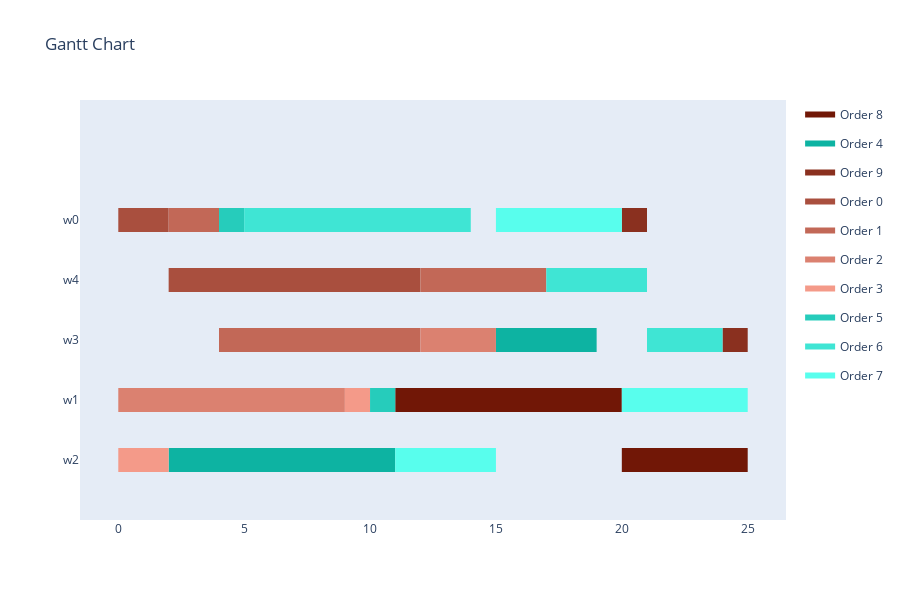
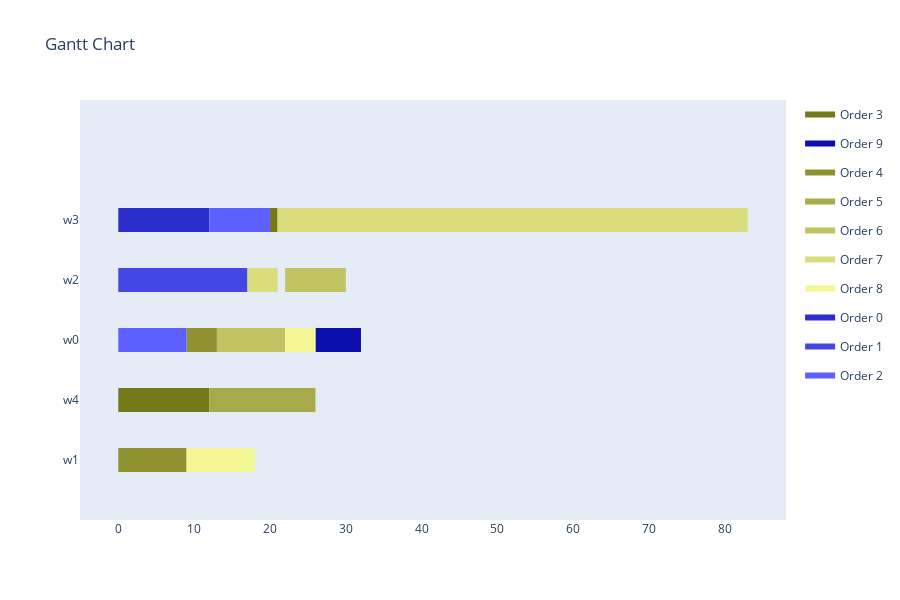
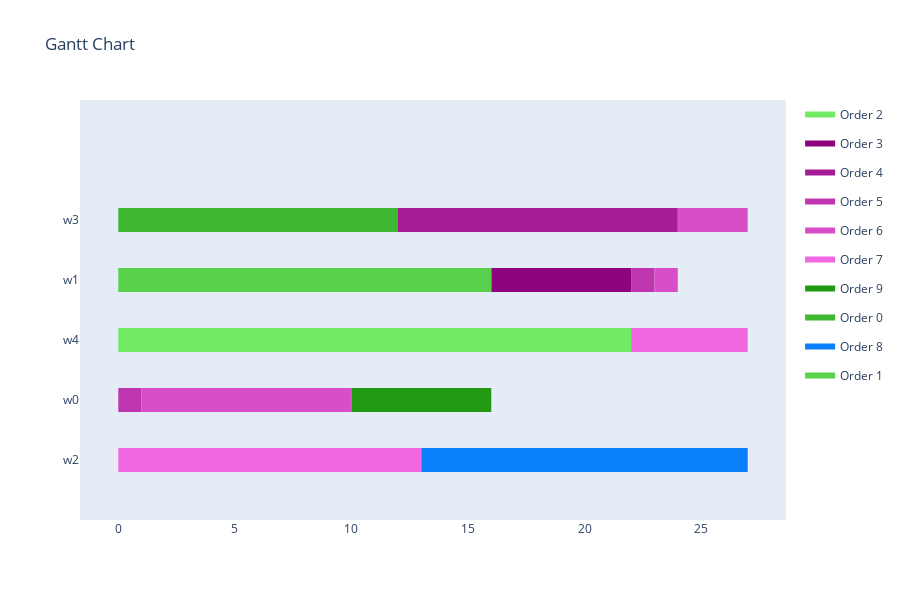

The cell these charts' notebook holds for them, in order:
### Code cell
all_results = mas.get_all_results()

for result in all_results:
    print('####################################################################################################')
    print(f'Created with {result[0].created_by.name} for objective: {result[0].created_by.objective}')
    visualize_schedule_demo(result[0], env, orders)
    print(f'Fitness Values:\nMakespan: {result[1][0]}\nTardiness: {result[1][1]}\nDeviation: {result[1][2]}\nIdle Time: {result[1][3]}\nProfit: {result[1][4]}')

for i in range(len(all_results)):
    print(f'{mas.get_dominance(all_results, i)}')

### Figure 1 — Plotly figure (JSON) as saved in the notebook; plotly's stock layout.template omitted (floating-point values rounded to 4 significant figures)
{"data": [{"fill": "toself", "fillcolor": "rgb(113, 23, 6)", "hoverinfo": "name", "legendgroup": "rgb(113, 23, 6)", "mode": "none", "name": "Order 8", "type": "scatter", "x": [11, 16, 16, 11, 11, 16, 20, 20, 16, 16, 20, 25, 25, 20], "y": [0.8, 0.8, 1.2, 1.2, null, 0.8, 0.8, 1.2, 1.2, null, -0.2, -0.2, 0.2, 0.2]}, {"fill": "toself", "fillcolor": "rgb(13, 179, 162)", "hoverinfo": "name", "legendgroup": "rgb(13, 179, 162)", "mode": "none", "name": "Order 4", "type": "scatter", "x": [15, 19, 19, 15, 15, 2, 6, 6, 2, 2, 6, 11, 11, 6], "y": [1.8, 1.8, 2.2, 2.2, null, -0.2, -0.2, 0.2, 0.2, null, -0.2, -0.2, 0.2, 0.2]}, {"fill": "toself", "fillcolor": "rgb(138, 48, 31)", "hoverinfo": "name", "legendgroup": "rgb(138, 48, 31)", "mode": "none", "name": "Order 9", "type": "scatter", "x": [20, 21, 21, 20, 20, 24, 25, 25, 24], "y": [3.8, 3.8, 4.2, 4.2, null, 1.8, 1.8, 2.2, 2.2]}, {"fill": "toself", "fillcolor": "rgb(169, 79, 62)", "hoverinfo": "name", "legendgroup": "rgb(169, 79, 62)", "mode": "none", "name": "Order 0", "type": "scatter", "x": [0, 2, 2, 0, 0, 2, 7, 7, 2, 2, 7, 12, 12, 7], "y": [3.8, 3.8, 4.2, 4.2, null, 2.8, 2.8, 3.2, 3.2, null, 2.8, 2.8, 3.2, 3.2]}, {"fill": "toself", "fillcolor": "rgb(194, 104, 87)", "hoverinfo": "name", "legendgroup": "rgb(194, 104, 87)", "mode": "none", "name": "Order 1", "type": "scatter", "x": [2, 4, 4, 2, 2, 12, 17, 17, 12, 12, 4, 12, 12, 4], "y": [3.8, 3.8, 4.2, 4.2, null, 2.8, 2.8, 3.2, 3.2, null, 1.8, 1.8, 2.2, 2.2]}, {"fill": "toself", "fillcolor": "rgb(219, 129, 112)", "hoverinfo": "name", "legendgroup": "rgb(219, 129, 112)", "mode": "none", "name": "Order 2", "type": "scatter", "x": [12, 14, 14, 12, 12, 14, 15, 15, 14, 14, 0, 8, 8, 0, 0, 8, 9, 9, 8], "y": [1.8, 1.8, 2.2, 2.2, null, 1.8, 1.8, 2.2, 2.2, null, 0.8, 0.8, 1.2, 1.2, null, 0.8, 0.8, 1.2, 1.2]}, {"fill": "toself", "fillcolor": "rgb(244, 154, 137)", "hoverinfo": "name", "legendgroup": "rgb(244, 154, 137)", "mode": "none", "name": "Order 3", "type": "scatter", "x": [9, 10, 10, 9, 9, 0, 2, 2, 0], "y": [0.8, 0.8, 1.2, 1.2, null, -0.2, -0.2, 0.2, 0.2]}, {"fill": "toself", "fillcolor": "rgb(38, 204, 187)", "hoverinfo": "name", "legendgroup": "rgb(38, 204, 187)", "mode": "none", "name": "Order 5", "type": "scatter", "x": [4, 5, 5, 4, 4, 10, 11, 11, 10], "y": [3.8, 3.8, 4.2, 4.2, null, 0.8, 0.8, 1.2, 1.2]}, {"fill": "toself", "fillcolor": "rgb(63, 229, 212)", "hoverinfo": "name", "legendgroup": "rgb(63, 229, 212)", "mode": "none", "name": "Order 6", "type": "scatter", "x": [5, 14, 14, 5, 5, 17, 21, 21, 17, 17, 21, 23, 23, 21, 21, 23, 24, 24, 23], "y": [3.8, 3.8, 4.2, 4.2, null, 2.8, 2.8, 3.2, 3.2, null, 1.8, 1.8, 2.2, 2.2, null, 1.8, 1.8, 2.2, 2.2]}, {"fill": "toself", "fillcolor": "rgb(88, 254, 237)", "hoverinfo": "name", "legendgroup": "rgb(88, 254, 237)", "mode": "none", "name": "Order 7", "type": "scatter", "x": [15, 20, 20, 15, 15, 20, 25, 25, 20, 20, 11, 15, 15, 11], "y": [3.8, 3.8, 4.2, 4.2, null, 0.8, 0.8, 1.2, 1.2, null, -0.2, -0.2, 0.2, 0.2]}, {"legendgroup": "rgb(113, 23, 6)", "marker": {"color": "rgb(113, 23, 6)", "opacity": 0, "size": 1}, "mode": "markers", "name": "", "showlegend": false, "text": [null, null, null, null, null, null], "type": "scatter", "x": [11, 16, 16, 20, 20, 25], "y": [1, 1, 1, 1, 0, 0]}, {"legendgroup": "rgb(13, 179, 162)", "marker": {"color": "rgb(13, 179, 162)", "opacity": 0, "size": 1}, "mode": "markers", "name": "", "showlegend": false, "text": [null, null, null, null, null, null], "type": "scatter", "x": [15, 19, 2, 6, 6, 11], "y": [2, 2, 0, 0, 0, 0]}, {"legendgroup": "rgb(138, 48, 31)", "marker": {"color": "rgb(138, 48, 31)", "opacity": 0, "size": 1}, "mode": "markers", "name": "", "showlegend": false, "text": [null, null, null, null], "type": "scatter", "x": [20, 21, 24, 25], "y": [4, 4, 2, 2]}, {"legendgroup": "rgb(169, 79, 62)", "marker": {"color": "rgb(169, 79, 62)", "opacity": 0, "size": 1}, "mode": "markers", "name": "", "showlegend": false, "text": [null, null, null, null, null, null], "type": "scatter", "x": [0, 2, 2, 7, 7, 12], "y": [4, 4, 3, 3, 3, 3]}, {"legendgroup": "rgb(194, 104, 87)", "marker": {"color": "rgb(194, 104, 87)", "opacity": 0, "size": 1}, "mode": "markers", "name": "", "showlegend": false, "text": [null, null, null, null, null, null], "type": "scatter", "x": [2, 4, 12, 17, 4, 12], "y": [4, 4, 3, 3, 2, 2]}, {"legendgroup": "rgb(219, 129, 112)", "marker": {"color": "rgb(219, 129, 112)", "opacity": 0, "size": 1}, "mode": "markers", "name": "", "showlegend": false, "text": [null, null, null, null, null, null, null, null], "type": "scatter", "x": [12, 14, 14, 15, 0, 8, 8, 9], "y": [2, 2, 2, 2, 1, 1, 1, 1]}, {"legendgroup": "rgb(244, 154, 137)", "marker": {"color": "rgb(244, 154, 137)", "opacity": 0, "size": 1}, "mode": "markers", "name": "", "showlegend": false, "text": [null, null, null, null], "type": "scatter", "x": [9, 10, 0, 2], "y": [1, 1, 0, 0]}, {"legendgroup": "rgb(38, 204, 187)", "marker": {"color": "rgb(38, 204, 187)", "opacity": 0, "size": 1}, "mode": "markers", "name": "", "showlegend": false, "text": [null, null, null, null], "type": "scatter", "x": [4, 5, 10, 11], "y": [4, 4, 1, 1]}, {"legendgroup": "rgb(63, 229, 212)", "marker": {"color": "rgb(63, 229, 212)", "opacity": 0, "size": 1}, "mode": "markers", "name": "", "showlegend": false, "text": [null, null, null, null, null, null, null, null], "type": "scatter", "x": [5, 14, 17, 21, 21, 23, 23, 24], "y": [4, 4, 3, 3, 2, 2, 2, 2]}, {"legendgroup": "rgb(88, 254, 237)", "marker": {"color": "rgb(88, 254, 237)", "opacity": 0, "size": 1}, "mode": "markers", "name": "", "showlegend": false, "text": [null, null, null, null, null, null], "type": "scatter", "x": [15, 20, 20, 25, 11, 15], "y": [4, 4, 1, 1, 0, 0]}], "layout": {"height": 600, "hovermode": "closest", "showlegend": true, "title": {"text": "Gantt Chart"}, "xaxis": {"rangeselector": {"buttons": [{"count": 7, "label": "1w", "step": "day", "stepmode": "backward"}, {"count": 1, "label": "1m", "step": "month", "stepmode": "backward"}, {"count": 6, "label": "6m", "step": "month", "stepmode": "backward"}, {"count": 1, "label": "YTD", "step": "year", "stepmode": "todate"}, {"count": 1, "label": "1y", "step": "year", "stepmode": "backward"}, {"step": "all"}]}, "showgrid": false, "type": "linear", "zeroline": false}, "yaxis": {"autorange": false, "range": [-1, 6], "showgrid": false, "ticktext": ["w2", "w1", "w3", "w4", "w0"], "tickvals": [0, 1, 2, 3, 4], "zeroline": false}}}

### Figure 2 — Plotly figure (JSON) as saved in the notebook; plotly's stock layout.template omitted (floating-point values rounded to 4 significant figures)
{"data": [{"fill": "toself", "fillcolor": "rgb(118, 121, 23)", "hoverinfo": "name", "legendgroup": "rgb(118, 121, 23)", "mode": "none", "name": "Order 3", "type": "scatter", "x": [20, 21, 21, 20, 20, 0, 12, 12, 0], "y": [3.8, 3.8, 4.2, 4.2, null, 0.8, 0.8, 1.2, 1.2]}, {"fill": "toself", "fillcolor": "rgb(12, 15, 173)", "hoverinfo": "name", "legendgroup": "rgb(12, 15, 173)", "mode": "none", "name": "Order 9", "type": "scatter", "x": [26, 27, 27, 26, 26, 27, 32, 32, 27], "y": [1.8, 1.8, 2.2, 2.2, null, 1.8, 1.8, 2.2, 2.2]}, {"fill": "toself", "fillcolor": "rgb(143, 146, 48)", "hoverinfo": "name", "legendgroup": "rgb(143, 146, 48)", "mode": "none", "name": "Order 4", "type": "scatter", "x": [9, 13, 13, 9, 9, 0, 5, 5, 0, 0, 5, 9, 9, 5], "y": [1.8, 1.8, 2.2, 2.2, null, -0.2, -0.2, 0.2, 0.2, null, -0.2, -0.2, 0.2, 0.2]}, {"fill": "toself", "fillcolor": "rgb(168, 171, 73)", "hoverinfo": "name", "legendgroup": "rgb(168, 171, 73)", "mode": "none", "name": "Order 5", "type": "scatter", "x": [12, 24, 24, 12, 12, 24, 26, 26, 24], "y": [0.8, 0.8, 1.2, 1.2, null, 0.8, 0.8, 1.2, 1.2]}, {"fill": "toself", "fillcolor": "rgb(193, 196, 98)", "hoverinfo": "name", "legendgroup": "rgb(193, 196, 98)", "mode": "none", "name": "Order 6", "type": "scatter", "x": [22, 24, 24, 22, 22, 24, 28, 28, 24, 24, 28, 30, 30, 28, 28, 13, 22, 22, 13], "y": [2.8, 2.8, 3.2, 3.2, null, 2.8, 2.8, 3.2, 3.2, null, 2.8, 2.8, 3.2, 3.2, null, 1.8, 1.8, 2.2, 2.2]}, {"fill": "toself", "fillcolor": "rgb(218, 221, 123)", "hoverinfo": "name", "legendgroup": "rgb(218, 221, 123)", "mode": "none", "name": "Order 7", "type": "scatter", "x": [21, 29, 29, 21, 21, 29, 83, 83, 29, 29, 17, 21, 21, 17], "y": [3.8, 3.8, 4.2, 4.2, null, 3.8, 3.8, 4.2, 4.2, null, 2.8, 2.8, 3.2, 3.2]}, {"fill": "toself", "fillcolor": "rgb(243, 246, 148)", "hoverinfo": "name", "legendgroup": "rgb(243, 246, 148)", "mode": "none", "name": "Order 8", "type": "scatter", "x": [22, 26, 26, 22, 22, 9, 14, 14, 9, 9, 14, 18, 18, 14], "y": [1.8, 1.8, 2.2, 2.2, null, -0.2, -0.2, 0.2, 0.2, null, -0.2, -0.2, 0.2, 0.2]}, {"fill": "toself", "fillcolor": "rgb(43, 46, 204)", "hoverinfo": "name", "legendgroup": "rgb(43, 46, 204)", "mode": "none", "name": "Order 0", "type": "scatter", "x": [0, 1, 1, 0, 0, 1, 8, 8, 1, 1, 8, 12, 12, 8], "y": [3.8, 3.8, 4.2, 4.2, null, 3.8, 3.8, 4.2, 4.2, null, 3.8, 3.8, 4.2, 4.2]}, {"fill": "toself", "fillcolor": "rgb(68, 71, 229)", "hoverinfo": "name", "legendgroup": "rgb(68, 71, 229)", "mode": "none", "name": "Order 1", "type": "scatter", "x": [0, 4, 4, 0, 0, 4, 13, 13, 4, 4, 13, 17, 17, 13], "y": [2.8, 2.8, 3.2, 3.2, null, 2.8, 2.8, 3.2, 3.2, null, 2.8, 2.8, 3.2, 3.2]}, {"fill": "toself", "fillcolor": "rgb(93, 96, 254)", "hoverinfo": "name", "legendgroup": "rgb(93, 96, 254)", "mode": "none", "name": "Order 2", "type": "scatter", "x": [12, 17, 17, 12, 12, 17, 19, 19, 17, 17, 19, 20, 20, 19, 19, 0, 9, 9, 0], "y": [3.8, 3.8, 4.2, 4.2, null, 3.8, 3.8, 4.2, 4.2, null, 3.8, 3.8, 4.2, 4.2, null, 1.8, 1.8, 2.2, 2.2]}, {"legendgroup": "rgb(118, 121, 23)", "marker": {"color": "rgb(118, 121, 23)", "opacity": 0, "size": 1}, "mode": "markers", "name": "", "showlegend": false, "text": [null, null, null, null], "type": "scatter", "x": [20, 21, 0, 12], "y": [4, 4, 1, 1]}, {"legendgroup": "rgb(12, 15, 173)", "marker": {"color": "rgb(12, 15, 173)", "opacity": 0, "size": 1}, "mode": "markers", "name": "", "showlegend": false, "text": [null, null, null, null], "type": "scatter", "x": [26, 27, 27, 32], "y": [2, 2, 2, 2]}, {"legendgroup": "rgb(143, 146, 48)", "marker": {"color": "rgb(143, 146, 48)", "opacity": 0, "size": 1}, "mode": "markers", "name": "", "showlegend": false, "text": [null, null, null, null, null, null], "type": "scatter", "x": [9, 13, 0, 5, 5, 9], "y": [2, 2, 0, 0, 0, 0]}, {"legendgroup": "rgb(168, 171, 73)", "marker": {"color": "rgb(168, 171, 73)", "opacity": 0, "size": 1}, "mode": "markers", "name": "", "showlegend": false, "text": [null, null, null, null], "type": "scatter", "x": [12, 24, 24, 26], "y": [1, 1, 1, 1]}, {"legendgroup": "rgb(193, 196, 98)", "marker": {"color": "rgb(193, 196, 98)", "opacity": 0, "size": 1}, "mode": "markers", "name": "", "showlegend": false, "text": [null, null, null, null, null, null, null, null], "type": "scatter", "x": [22, 24, 24, 28, 28, 30, 13, 22], "y": [3, 3, 3, 3, 3, 3, 2, 2]}, {"legendgroup": "rgb(218, 221, 123)", "marker": {"color": "rgb(218, 221, 123)", "opacity": 0, "size": 1}, "mode": "markers", "name": "", "showlegend": false, "text": [null, null, null, null, null, null], "type": "scatter", "x": [21, 29, 29, 83, 17, 21], "y": [4, 4, 4, 4, 3, 3]}, {"legendgroup": "rgb(243, 246, 148)", "marker": {"color": "rgb(243, 246, 148)", "opacity": 0, "size": 1}, "mode": "markers", "name": "", "showlegend": false, "text": [null, null, null, null, null, null], "type": "scatter", "x": [22, 26, 9, 14, 14, 18], "y": [2, 2, 0, 0, 0, 0]}, {"legendgroup": "rgb(43, 46, 204)", "marker": {"color": "rgb(43, 46, 204)", "opacity": 0, "size": 1}, "mode": "markers", "name": "", "showlegend": false, "text": [null, null, null, null, null, null], "type": "scatter", "x": [0, 1, 1, 8, 8, 12], "y": [4, 4, 4, 4, 4, 4]}, {"legendgroup": "rgb(68, 71, 229)", "marker": {"color": "rgb(68, 71, 229)", "opacity": 0, "size": 1}, "mode": "markers", "name": "", "showlegend": false, "text": [null, null, null, null, null, null], "type": "scatter", "x": [0, 4, 4, 13, 13, 17], "y": [3, 3, 3, 3, 3, 3]}, {"legendgroup": "rgb(93, 96, 254)", "marker": {"color": "rgb(93, 96, 254)", "opacity": 0, "size": 1}, "mode": "markers", "name": "", "showlegend": false, "text": [null, null, null, null, null, null, null, null], "type": "scatter", "x": [12, 17, 17, 19, 19, 20, 0, 9], "y": [4, 4, 4, 4, 4, 4, 2, 2]}], "layout": {"height": 600, "hovermode": "closest", "showlegend": true, "title": {"text": "Gantt Chart"}, "xaxis": {"rangeselector": {"buttons": [{"count": 7, "label": "1w", "step": "day", "stepmode": "backward"}, {"count": 1, "label": "1m", "step": "month", "stepmode": "backward"}, {"count": 6, "label": "6m", "step": "month", "stepmode": "backward"}, {"count": 1, "label": "YTD", "step": "year", "stepmode": "todate"}, {"count": 1, "label": "1y", "step": "year", "stepmode": "backward"}, {"step": "all"}]}, "showgrid": false, "type": "linear", "zeroline": false}, "yaxis": {"autorange": false, "range": [-1, 6], "showgrid": false, "ticktext": ["w1", "w4", "w0", "w2", "w3"], "tickvals": [0, 1, 2, 3, 4], "zeroline": false}}}

### Figure 3 — Plotly figure (JSON) as saved in the notebook; plotly's stock layout.template omitted (floating-point values rounded to 4 significant figures)
{"data": [{"fill": "toself", "fillcolor": "rgb(115, 234, 100)", "hoverinfo": "name", "legendgroup": "rgb(115, 234, 100)", "mode": "none", "name": "Order 2", "type": "scatter", "x": [0, 9, 9, 0, 0, 9, 13, 13, 9, 9, 13, 17, 17, 13, 13, 17, 22, 22, 17], "y": [1.8, 1.8, 2.2, 2.2, null, 1.8, 1.8, 2.2, 2.2, null, 1.8, 1.8, 2.2, 2.2, null, 1.8, 1.8, 2.2, 2.2]}, {"fill": "toself", "fillcolor": "rgb(140, 3, 125)", "hoverinfo": "name", "legendgroup": "rgb(140, 3, 125)", "mode": "none", "name": "Order 3", "type": "scatter", "x": [16, 21, 21, 16, 16, 21, 22, 22, 21], "y": [2.8, 2.8, 3.2, 3.2, null, 2.8, 2.8, 3.2, 3.2]}, {"fill": "toself", "fillcolor": "rgb(165, 28, 150)", "hoverinfo": "name", "legendgroup": "rgb(165, 28, 150)", "mode": "none", "name": "Order 4", "type": "scatter", "x": [12, 13, 13, 12, 12, 13, 20, 20, 13, 13, 20, 24, 24, 20], "y": [3.8, 3.8, 4.2, 4.2, null, 3.8, 3.8, 4.2, 4.2, null, 3.8, 3.8, 4.2, 4.2]}, {"fill": "toself", "fillcolor": "rgb(190, 53, 175)", "hoverinfo": "name", "legendgroup": "rgb(190, 53, 175)", "mode": "none", "name": "Order 5", "type": "scatter", "x": [22, 23, 23, 22, 22, 0, 1, 1, 0], "y": [2.8, 2.8, 3.2, 3.2, null, 0.8, 0.8, 1.2, 1.2]}, {"fill": "toself", "fillcolor": "rgb(215, 78, 200)", "hoverinfo": "name", "legendgroup": "rgb(215, 78, 200)", "mode": "none", "name": "Order 6", "type": "scatter", "x": [24, 26, 26, 24, 24, 26, 27, 27, 26, 26, 23, 24, 24, 23, 23, 1, 10, 10, 1], "y": [3.8, 3.8, 4.2, 4.2, null, 3.8, 3.8, 4.2, 4.2, null, 2.8, 2.8, 3.2, 3.2, null, 0.8, 0.8, 1.2, 1.2]}, {"fill": "toself", "fillcolor": "rgb(240, 103, 225)", "hoverinfo": "name", "legendgroup": "rgb(240, 103, 225)", "mode": "none", "name": "Order 7", "type": "scatter", "x": [22, 27, 27, 22, 22, 0, 4, 4, 0, 0, 4, 13, 13, 4], "y": [1.8, 1.8, 2.2, 2.2, null, -0.2, -0.2, 0.2, 0.2, null, -0.2, -0.2, 0.2, 0.2]}, {"fill": "toself", "fillcolor": "rgb(34, 153, 19)", "hoverinfo": "name", "legendgroup": "rgb(34, 153, 19)", "mode": "none", "name": "Order 9", "type": "scatter", "x": [10, 11, 11, 10, 10, 11, 16, 16, 11], "y": [0.8, 0.8, 1.2, 1.2, null, 0.8, 0.8, 1.2, 1.2]}, {"fill": "toself", "fillcolor": "rgb(65, 184, 50)", "hoverinfo": "name", "legendgroup": "rgb(65, 184, 50)", "mode": "none", "name": "Order 0", "type": "scatter", "x": [0, 1, 1, 0, 0, 1, 8, 8, 1, 1, 8, 12, 12, 8], "y": [3.8, 3.8, 4.2, 4.2, null, 3.8, 3.8, 4.2, 4.2, null, 3.8, 3.8, 4.2, 4.2]}, {"fill": "toself", "fillcolor": "rgb(9, 128, 250)", "hoverinfo": "name", "legendgroup": "rgb(9, 128, 250)", "mode": "none", "name": "Order 8", "type": "scatter", "x": [13, 17, 17, 13, 13, 17, 22, 22, 17, 17, 22, 27, 27, 22], "y": [-0.2, -0.2, 0.2, 0.2, null, -0.2, -0.2, 0.2, 0.2, null, -0.2, -0.2, 0.2, 0.2]}, {"fill": "toself", "fillcolor": "rgb(90, 209, 75)", "hoverinfo": "name", "legendgroup": "rgb(90, 209, 75)", "mode": "none", "name": "Order 1", "type": "scatter", "x": [0, 5, 5, 0, 0, 5, 11, 11, 5, 5, 11, 16, 16, 11], "y": [2.8, 2.8, 3.2, 3.2, null, 2.8, 2.8, 3.2, 3.2, null, 2.8, 2.8, 3.2, 3.2]}, {"legendgroup": "rgb(115, 234, 100)", "marker": {"color": "rgb(115, 234, 100)", "opacity": 0, "size": 1}, "mode": "markers", "name": "", "showlegend": false, "text": [null, null, null, null, null, null, null, null], "type": "scatter", "x": [0, 9, 9, 13, 13, 17, 17, 22], "y": [2, 2, 2, 2, 2, 2, 2, 2]}, {"legendgroup": "rgb(140, 3, 125)", "marker": {"color": "rgb(140, 3, 125)", "opacity": 0, "size": 1}, "mode": "markers", "name": "", "showlegend": false, "text": [null, null, null, null], "type": "scatter", "x": [16, 21, 21, 22], "y": [3, 3, 3, 3]}, {"legendgroup": "rgb(165, 28, 150)", "marker": {"color": "rgb(165, 28, 150)", "opacity": 0, "size": 1}, "mode": "markers", "name": "", "showlegend": false, "text": [null, null, null, null, null, null], "type": "scatter", "x": [12, 13, 13, 20, 20, 24], "y": [4, 4, 4, 4, 4, 4]}, {"legendgroup": "rgb(190, 53, 175)", "marker": {"color": "rgb(190, 53, 175)", "opacity": 0, "size": 1}, "mode": "markers", "name": "", "showlegend": false, "text": [null, null, null, null], "type": "scatter", "x": [22, 23, 0, 1], "y": [3, 3, 1, 1]}, {"legendgroup": "rgb(215, 78, 200)", "marker": {"color": "rgb(215, 78, 200)", "opacity": 0, "size": 1}, "mode": "markers", "name": "", "showlegend": false, "text": [null, null, null, null, null, null, null, null], "type": "scatter", "x": [24, 26, 26, 27, 23, 24, 1, 10], "y": [4, 4, 4, 4, 3, 3, 1, 1]}, {"legendgroup": "rgb(240, 103, 225)", "marker": {"color": "rgb(240, 103, 225)", "opacity": 0, "size": 1}, "mode": "markers", "name": "", "showlegend": false, "text": [null, null, null, null, null, null], "type": "scatter", "x": [22, 27, 0, 4, 4, 13], "y": [2, 2, 0, 0, 0, 0]}, {"legendgroup": "rgb(34, 153, 19)", "marker": {"color": "rgb(34, 153, 19)", "opacity": 0, "size": 1}, "mode": "markers", "name": "", "showlegend": false, "text": [null, null, null, null], "type": "scatter", "x": [10, 11, 11, 16], "y": [1, 1, 1, 1]}, {"legendgroup": "rgb(65, 184, 50)", "marker": {"color": "rgb(65, 184, 50)", "opacity": 0, "size": 1}, "mode": "markers", "name": "", "showlegend": false, "text": [null, null, null, null, null, null], "type": "scatter", "x": [0, 1, 1, 8, 8, 12], "y": [4, 4, 4, 4, 4, 4]}, {"legendgroup": "rgb(9, 128, 250)", "marker": {"color": "rgb(9, 128, 250)", "opacity": 0, "size": 1}, "mode": "markers", "name": "", "showlegend": false, "text": [null, null, null, null, null, null], "type": "scatter", "x": [13, 17, 17, 22, 22, 27], "y": [0, 0, 0, 0, 0, 0]}, {"legendgroup": "rgb(90, 209, 75)", "marker": {"color": "rgb(90, 209, 75)", "opacity": 0, "size": 1}, "mode": "markers", "name": "", "showlegend": false, "text": [null, null, null, null, null, null], "type": "scatter", "x": [0, 5, 5, 11, 11, 16], "y": [3, 3, 3, 3, 3, 3]}], "layout": {"height": 600, "hovermode": "closest", "showlegend": true, "title": {"text": "Gantt Chart"}, "xaxis": {"rangeselector": {"buttons": [{"count": 7, "label": "1w", "step": "day", "stepmode": "backward"}, {"count": 1, "label": "1m", "step": "month", "stepmode": "backward"}, {"count": 6, "label": "6m", "step": "month", "stepmode": "backward"}, {"count": 1, "label": "YTD", "step": "year", "stepmode": "todate"}, {"count": 1, "label": "1y", "step": "year", "stepmode": "backward"}, {"step": "all"}]}, "showgrid": false, "type": "linear", "zeroline": false}, "yaxis": {"autorange": false, "range": [-1, 6], "showgrid": false, "ticktext": ["w2", "w0", "w4", "w1", "w3"], "tickvals": [0, 1, 2, 3, 4], "zeroline": false}}}
